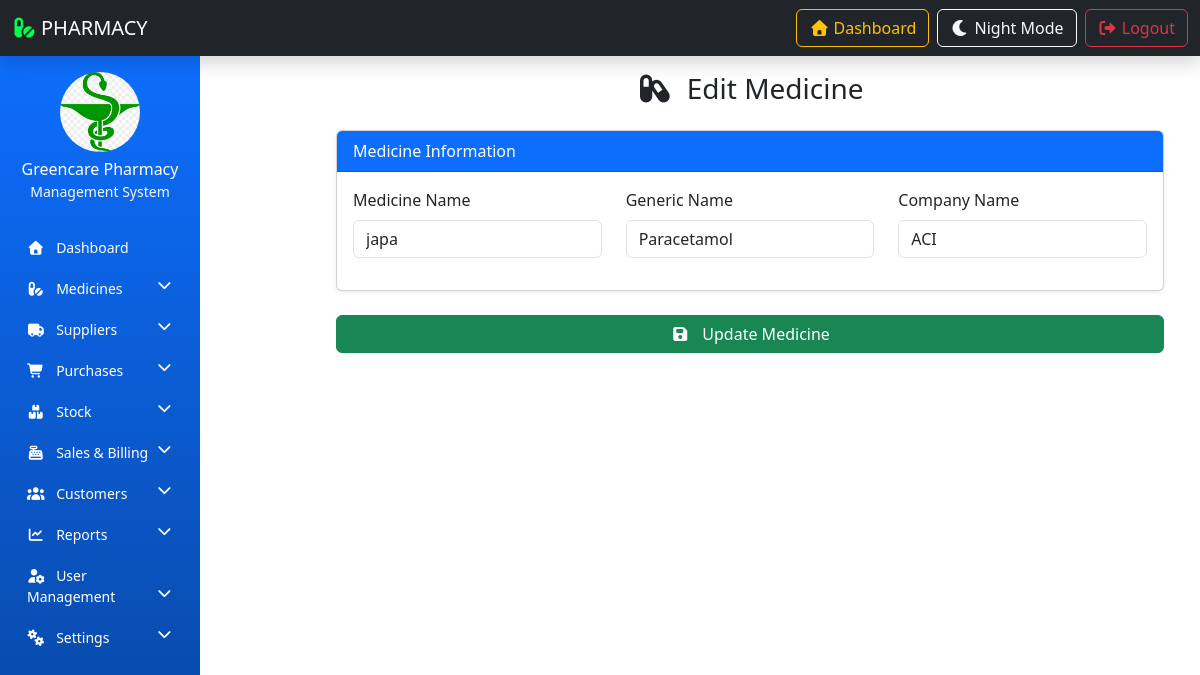
The app's page /edit-medicine/12/ (signed in) with its own data.
### resultapp/models.py (models this page shows, shortened)
class PharmacySettings(models.Model):
    pharmacy_name = models.CharField(max_length=200)
    owner_name = models.CharField(max_length=200)
    phone = models.CharField(max_length=20)
    email = models.EmailField(blank=True, null=True)  # ✅ fixed
    address = models.TextField()
    tax_percentage = models.DecimalField(max_digits=5, decimal_places=2, default=0)
    discount_percentage = models.DecimalField(max_digits=5, decimal_places=2, default=0)
    currency = models.CharField(max_length=10, default='tk')
    logo = models.ImageField(upload_to='pharmacy_logo/', blank=True, null=True)

class Medicine(models.Model):
    medicine_name = models.CharField(max_length=200)
    generic_name = models.CharField(max_length=200, blank=True, null=True)
    company_name = models.CharField(max_length=200)
    created_date = models.DateTimeField(auto_now_add=True)

### resultapp/views.py (the view, shortened to what this page needs)
# urls.py: path('edit-medicine/<int:add_id>/', edit_medicine, name='edit_medicine'),
@login_required
def edit_medicine(request, add_id):
    medicine = get_object_or_404(Medicine, id=add_id)
    return render(request, "edit_medicine.html", {"medicine": medicine})

### resultapp/context_processors.py (called while the page is built)
def pharmacy_info(request):
    return {
        'pharmacy_info': PharmacySettings.objects.first()
    }

### resultapp/templates/edit_medicine.html (shortened to what this page needs)
{% extends 'admin_base.html' %}
{% load static %}
{% block content %}
<div class="container">
    <h3 class="text-center mb-4">
        <i class="fas fa-capsules me-2"></i> Edit Medicine
    </h3>
    <form method="post">
        <div class="card mb-4 shadow-sm">
            <div class="card-header bg-primary text-white">
                Medicine Information
            </div>
            <div class="card-body">
                <div class="row">
                    <div class="col-md-4 mb-3">
                        <label class="form-label">Medicine Name</label>
                        <input type="text" name="medicine_name" value="{{ medicine.medicine_name }}" class="form-control" required>
                    </div>
                    <div class="col-md-4 mb-3">
                        <label class="form-label">Generic Name</label>
                        <input type="text" name="generic_name" value="{{ medicine.generic_name|default_if_none:'' }}" class="form-control" placeholder="e.g. Paracetamol">
                    </div>
                    <div class="col-md-4 mb-3">
                        <label class="form-label">Company Name</label>
                        <input type="text" name="company_name" value="{{ medicine.company_name }}" class="form-control" required>
                    </div>
                </div>
            </div>
        </div>
        <button type="submit" class="btn btn-success w-100">
            <i class="fas fa-save me-2"></i> Update Medicine
        </button>
    </form>
</div>
{% endblock %}

### resultapp/templates/sidebar.html (shortened to what this page needs)
{% load static %}
<nav class="col-md-3 col-lg-2 d-md-block sidebar collapse pt-3">
    <div class="text-center text-white mb-4">
        {% if pharmacy_info.logo %}
        <img src="{{ pharmacy_info.logo.url }}" class="img-fluid rounded-circle mb-2"
            style="width:80px; height:80px; object-fit:cover;">
        {% else %}
        <img src="{% static 'PMS-IMAGE/logo.png' %}" class="img-fluid rounded-circle mb-2"
            style="width:80px; height:80px;">
        {% endif %}
        <h6 class="mb-0">{{ pharmacy_info.pharmacy_name|default:"GreenCare Pharmacy" }}</h6>
        <small class="text-light">Management System</small>
    </div>
    <ul class="nav flex-column">
        <li class="nav-item">
            <a href="{% url 'admin-dashboard' %}" class="nav-link">
                <i class="fas fa-home me-2"></i> Dashboard
            </a>
        </li>
        <li class="nav-item">
            <a href="#medicineMenu" data-bs-toggle="collapse" class="nav-link">
                <i class="fas fa-pills me-2"></i> Medicines
                <i class="fas fa-chevron-down float-end"></i>
            </a>
        </li>
        <li class="nav-item">
            <a href="#supplierMenu" data-bs-toggle="collapse" class="nav-link">
                <i class="fas fa-truck me-2"></i> Suppliers
                <i class="fas fa-chevron-down float-end"></i>
            </a>
        </li>
        <li class="nav-item">
            <a href="#purchaseMenu" data-bs-toggle="collapse" class="nav-link">
                <i class="fas fa-shopping-cart me-2"></i> Purchases
                <i class="fas fa-chevron-down float-end"></i>
            </a>
        </li>
        <li class="nav-item">
            <a href="#stockMenu" data-bs-toggle="collapse" class="nav-link">
                <i class="fas fa-boxes me-2"></i> Stock
                <i class="fas fa-chevron-down float-end"></i>
            </a>
        </li>
        <li class="nav-item">
            <a href="#salesMenu" data-bs-toggle="collapse" class="nav-link">
                <i class="fas fa-cash-register me-2"></i> Sales & Billing
                <i class="fas fa-chevron-down float-end"></i>
            </a>
        </li>
        <li class="nav-item">
            <a href="#customerMenu" data-bs-toggle="collapse" class="nav-link">
                <i class="fas fa-users me-2"></i> Customers
                <i class="fas fa-chevron-down float-end"></i>
            </a>
        </li>
        <li class="nav-item">
            <a href="#reportMenu" data-bs-toggle="collapse" class="nav-link">
                <i class="fas fa-chart-line me-2"></i> Reports
                <i class="fas fa-chevron-down float-end"></i>
            </a>
        </li>
        <li class="nav-item">
            <a href="#userMenu" data-bs-toggle="collapse" class="nav-link">
                <i class="fas fa-user-cog me-2"></i> User Management
                <i class="fas fa-chevron-down float-end"></i>
            </a>
        </li>
        <li class="nav-item">
            <a href="#settingsMenu" data-bs-toggle="collapse" class="nav-link">
                <i class="fas fa-cogs me-2"></i> Settings
                <i class="fas fa-chevron-down float-end"></i>
            </a>
        </li>
    </ul>
</nav>

### resultapp/templates/sidebar.html (style rules this page uses)
.sidebar { min-height: 100vh; background: linear-gradient(180deg, #0d6efd, #084298); }
.sidebar .nav-link { color: #ffffff; font-size: 14px; padding: 10px 15px; border-radius: 6px; transition: 0.3s; }

### records on screen
PharmacySettings: logo (picture), pharmacy_name "Greencare Pharmacy"
Medicine: medicine_name "japa", generic_name "Paracetamol", company_name "ACI"
